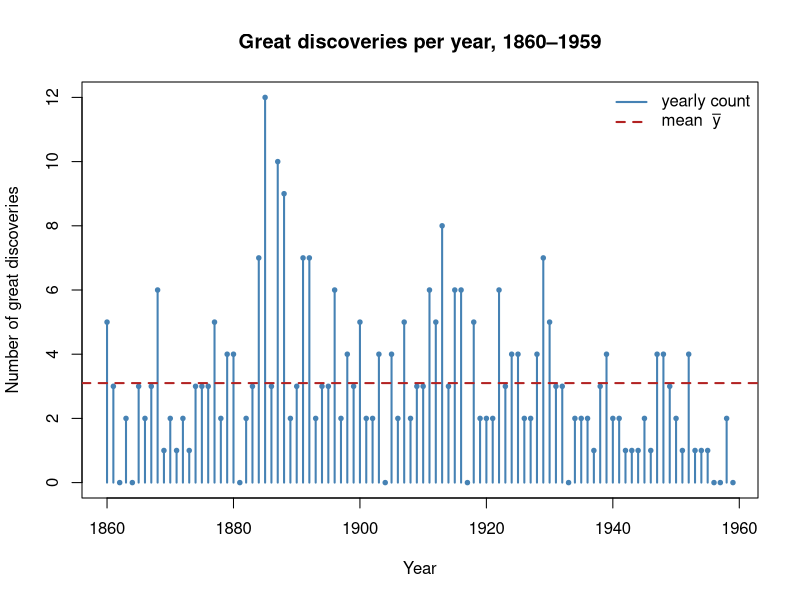
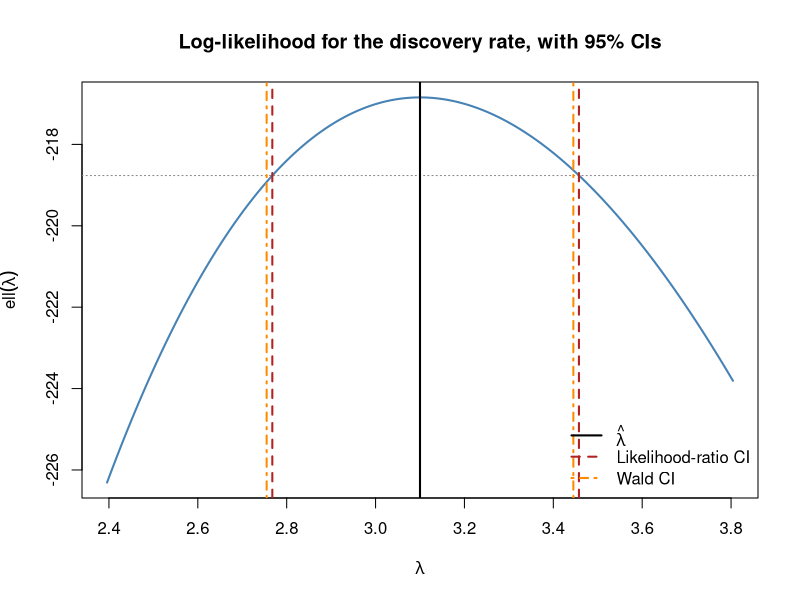
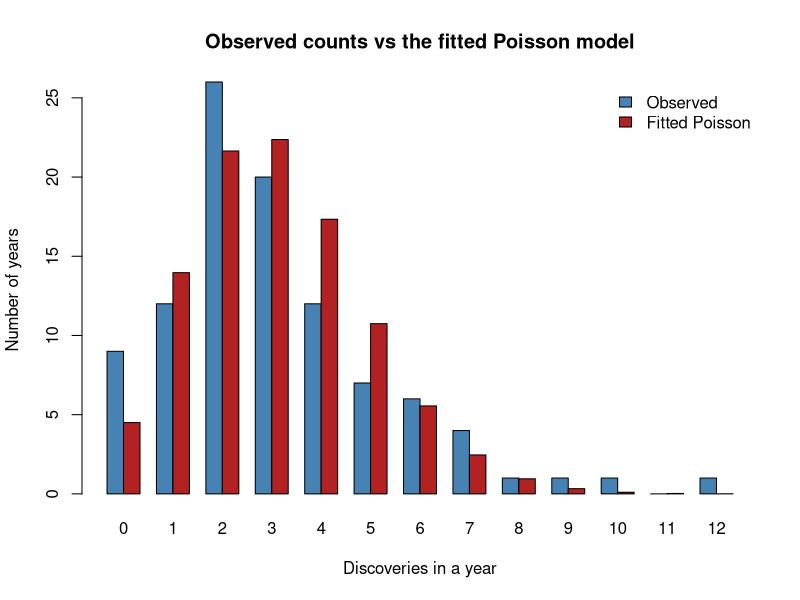
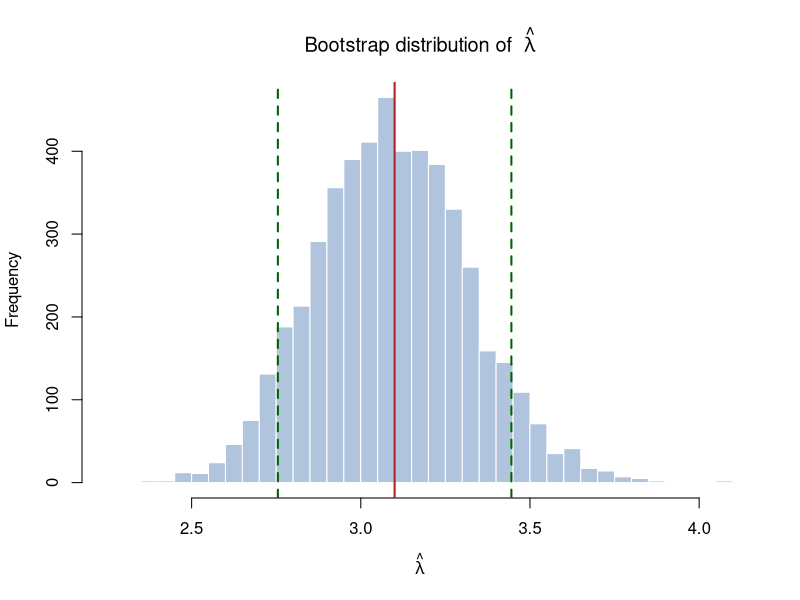
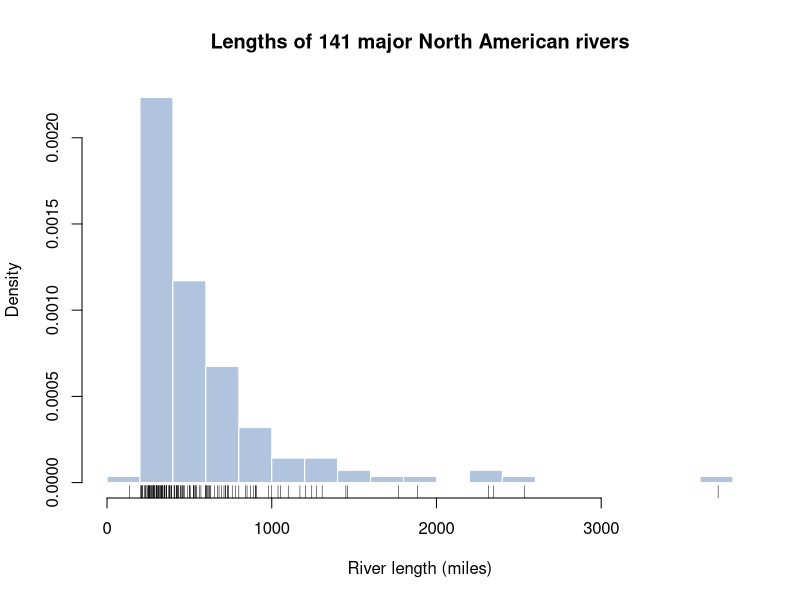
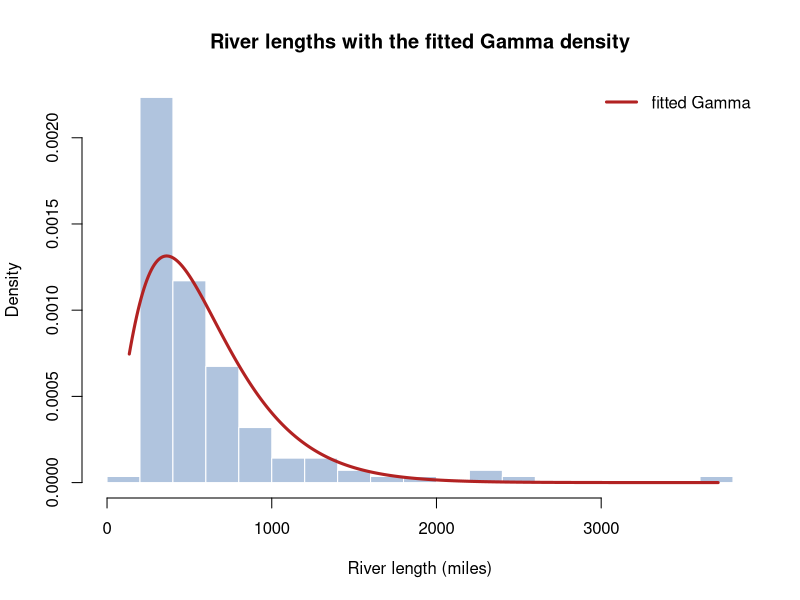
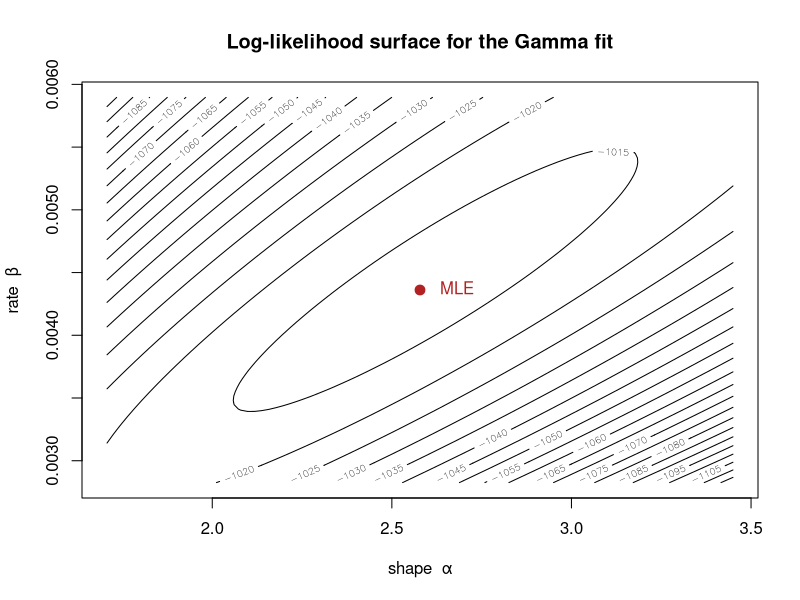
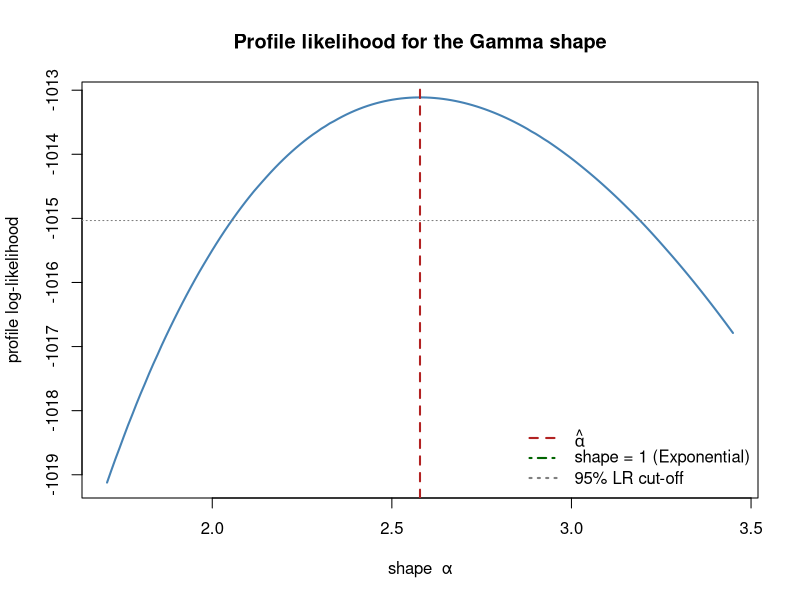

These charts were generated, in order, by the following R code:
## ---- chunk 1
#| warning: false
#| message: false

y <- as.numeric(discoveries)
n <- length(y)

c(nYears = n, totalDiscoveries = sum(y),
  mean = mean(y), variance = var(y))
## ---- chunk 2
#| fig-align: center

plot(1860:1959, y, type = "h", lwd = 2, col = "steelblue",
     xlab = "Year", ylab = "Number of great discoveries",
     main = "Great discoveries per year, 1860–1959")
points(1860:1959, y, pch = 19, col = "steelblue", cex = 0.6)
abline(h = mean(y), col = "firebrick", lwd = 2, lty = 2)
legend("topright", bty = "n", lwd = 2, lty = c(1, 2),
       col = c("steelblue", "firebrick"),
       legend = c("yearly count", expression(paste("mean  ", bar(y)))))
## ---- chunk 3
ll <- function(lambda) sum(dpois(y, lambda, log = TRUE))

lamMom <- mean(y)                 # method of moments
lamHat <- mean(y)                 # MLE (identical here)

# Fisher information I(λ) = n/λ  ⇒  se = sqrt(λ̂ / n)
info <- n / lamHat
se   <- 1 / sqrt(info)

c(lamMom = lamMom, lamMle = lamHat,
  fisherInfo = info, stdError = se)
## ---- chunk 4
# Wald interval
waldCI <- lamHat + c(-1, 1) * 1.96 * se

# Likelihood-ratio interval: invert 2[ℓ(λ̂) − ℓ(λ)] ≤ χ²₁,₀.₉₅
grid <- seq(lamHat - 4 * se, lamHat + 4 * se, length.out = 4000)
W    <- 2 * (ll(lamHat) - sapply(grid, ll))
lrCI <- range(grid[W <= qchisq(0.95, df = 1)])

rbind(Wald = waldCI, LikelihoodRatio = lrCI)
## ---- chunk 5
#| fig-align: center

llVals <- sapply(grid, ll)
plot(grid, llVals, type = "l", lwd = 2, col = "steelblue",
     xlab = expression(lambda), ylab = expression(ell(lambda)),
     main = "Log-likelihood for the discovery rate, with 95% CIs")

cutoff <- ll(lamHat) - qchisq(0.95, 1) / 2
abline(h = cutoff,   col = "grey50",   lty = 3)
abline(v = lamHat,   col = "black",   lwd = 2)
abline(v = lrCI,     col = "firebrick", lwd = 2, lty = 2)
abline(v = waldCI,   col = "darkorange",lwd = 2, lty = 4)
legend("bottomright", bty = "n", lwd = 2, lty = c(1, 2, 4),
       col = c("black", "firebrick", "darkorange"),
       legend = c(expression(hat(lambda)), "Likelihood-ratio CI", "Wald CI"))
## ---- chunk 6
lambda0 <- 3

# Wald: distance of the MLE from λ₀, scaled by info at the MLE
wWald  <- info * (lamHat - lambda0)^2

# Score: steepness at λ₀, scaled by info at λ₀  (U(λ₀) = Σy/λ₀ − n,  I(λ₀) = n/λ₀)
U0     <- sum(y) / lambda0 - n
wScore <- U0^2 / (n / lambda0)

# Likelihood-ratio: vertical drop from the peak to λ₀
wLR    <- 2 * (ll(lamHat) - ll(lambda0))

round(rbind(
  Wald            = c(stat = wWald,  p = 1 - pchisq(wWald,  1)),
  Score           = c(stat = wScore, p = 1 - pchisq(wScore, 1)),
  LikelihoodRatio = c(stat = wLR,    p = 1 - pchisq(wLR,    1))
), 4)
## ---- chunk 7
#| fig-align: center

kmax <- max(y)
observed <- as.numeric(table(factor(y, levels = 0:kmax)))
expected <- n * dpois(0:kmax, lamHat)

mat <- rbind(Observed = observed, `Fitted Poisson` = expected)
barplot(mat, beside = TRUE, names.arg = 0:kmax,
        col = c("steelblue", "firebrick"),
        xlab = "Discoveries in a year", ylab = "Number of years",
        main = "Observed counts vs the fitted Poisson model")
legend("topright", bty = "n", fill = c("steelblue", "firebrick"),
       legend = c("Observed", "Fitted Poisson"))
## ---- chunk 8
c(mean = mean(y), variance = var(y),
  dispersionRatio = var(y) / mean(y))   # ≈ 1 for a true Poisson
## ---- chunk 9
#| fig-align: center

set.seed(1)
B <- 5000
bootLambda <- replicate(B, mean(sample(y, n, replace = TRUE)))

hist(bootLambda, breaks = 40, col = "lightsteelblue", border = "white",
     main = expression(paste("Bootstrap distribution of  ", hat(lambda))),
     xlab = expression(hat(lambda)))
abline(v = lamHat, col = "firebrick", lwd = 2)
abline(v = waldCI, col = "darkgreen", lwd = 2, lty = 2)

c(formulaSe = se, bootstrapSe = sd(bootLambda))
## ---- chunk 10
#| fig-align: center

x <- rivers
n <- length(x)

hist(x, breaks = 20, col = "lightsteelblue", border = "white", freq = FALSE,
     xlab = "River length (miles)", ylab = "Density",
     main = "Lengths of 141 major North American rivers")
rug(x)
## ---- chunk 11
#| warning: false
#| message: false

nll <- function(par) {
  shape <- par[1]; rate <- par[2]
  if (shape <= 0 || rate <= 0) return(1e10)
  -sum(dgamma(x, shape = shape, rate = rate, log = TRUE))
}

# Method-of-moments start:  shape = mean²/var,  rate = mean/var
m <- mean(x); v <- var(x)
start <- c(shape = m^2 / v, rate = m / v)

fit <- optim(start, nll, hessian = TRUE)

shapeHat <- fit$par[1]; rateHat <- fit$par[2]
V  <- solve(fit$hessian)        # variance–covariance = inverse observed information
se <- sqrt(diag(V))

ci <- cbind(estimate = fit$par,
            lower = fit$par - 1.96 * se,
            upper = fit$par + 1.96 * se)
round(ci, 4)
## ---- chunk 12
#| fig-align: center

hist(x, breaks = 20, col = "lightsteelblue", border = "white", freq = FALSE,
     xlab = "River length (miles)", ylab = "Density",
     main = "River lengths with the fitted Gamma density")
xs <- seq(min(x), max(x), length.out = 400)
lines(xs, dgamma(xs, shape = shapeHat, rate = rateHat),
      col = "firebrick", lwd = 3)
legend("topright", bty = "n", lwd = 3, col = "firebrick",
       legend = "fitted Gamma")
## ---- chunk 13
#| fig-align: center

shapeSeq <- seq(shapeHat - 3.5 * se[1], shapeHat + 3.5 * se[1], length.out = 90)
rateSeq  <- seq(rateHat  - 3.5 * se[2], rateHat  + 3.5 * se[2], length.out = 90)
surf <- outer(shapeSeq, rateSeq,
              Vectorize(function(s, r) -nll(c(s, r))))

contour(shapeSeq, rateSeq, surf, nlevels = 25,
        xlab = "shape  α", ylab = "rate  β",
        main = "Log-likelihood surface for the Gamma fit")
points(shapeHat, rateHat, pch = 19, col = "firebrick", cex = 1.3)
text(shapeHat, rateHat, labels = "  MLE", pos = 4, col = "firebrick")
## ---- chunk 14
#| fig-align: center

shapeGrid <- seq(shapeHat - 3.5 * se[1], shapeHat + 3.5 * se[1], length.out = 150)
profile <- sapply(shapeGrid, function(s) {
  o <- optimize(function(r) -sum(dgamma(x, shape = s, rate = r, log = TRUE)),
                interval = c(1e-6, 10 * rateHat))
  -o$objective
})

plot(shapeGrid, profile, type = "l", lwd = 2, col = "steelblue",
     xlab = "shape  α", ylab = "profile log-likelihood",
     main = "Profile likelihood for the Gamma shape")
abline(h = max(profile) - qchisq(0.95, 1) / 2, col = "grey50", lty = 3)
abline(v = shapeHat, col = "firebrick", lwd = 2, lty = 2)
abline(v = 1,         col = "darkgreen", lwd = 2, lty = 4)
legend("bottomright", bty = "n", lwd = 2, lty = c(2, 4, 3),
       col = c("firebrick", "darkgreen", "grey50"),
       legend = c(expression(hat(alpha)), "shape = 1 (Exponential)",
                  "95% LR cut-off"))
## ---- chunk 15
llGamma <- -fit$value                                   # full model
rateExp <- 1 / mean(x)                                  # Exponential MLE
llExp   <- sum(dexp(x, rate = rateExp, log = TRUE))     # restricted model

LR <- 2 * (llGamma - llExp)
pValue <- 1 - pchisq(LR, df = 1)                        # 1 extra parameter

c(llExponential = llExp, llGamma = llGamma,
  lrStatistic = LR, pValue = pValue)
## ---- chunk 16
#| fig-align: center

theoretical <- qgamma(ppoints(n), shape = shapeHat, rate = rateHat)
empirical   <- sort(x)

plot(theoretical, empirical, pch = 19, col = "steelblue", cex = 0.7,
     xlab = "Gamma theoretical quantiles", ylab = "Observed river length",
     main = "Gamma Q–Q plot for river lengths")
abline(0, 1, col = "firebrick", lwd = 2)
## ---- chunk 17
#| warning: false
#| message: false
#| fig-align: center

set.seed(42)
B <- 800
boot <- matrix(NA, nrow = B, ncol = 2, dimnames = list(NULL, c("shape", "rate")))
for (b in 1:B) {
  xb <- sample(x, n, replace = TRUE)
  ob <- optim(fit$par, function(par) {
    if (any(par <= 0)) return(1e10)
    -sum(dgamma(xb, shape = par[1], rate = par[2], log = TRUE))
  })
  boot[b, ] <- ob$par
}

plot(boot[, "shape"], boot[, "rate"], pch = 19,
     col = adjustcolor("steelblue", 0.35), cex = 0.6,
     xlab = "shape  α", ylab = "rate  β",
     main = "Bootstrap distribution of the Gamma MLE")
points(shapeHat, rateHat, pch = 19, col = "firebrick", cex = 1.4)
legend("topleft", bty = "n", pch = 19, col = c("steelblue", "firebrick"),
       legend = c("bootstrap estimates", "MLE"))

# Bootstrap SEs next to the Hessian-based ones
rbind(hessianSe   = se,
      bootstrapSe = apply(boot, 2, sd))
